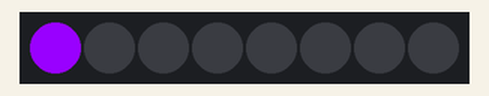
The sketch below on a simulated Arduino Uno, built with avr-gcc and run on an emulated ATmega328P. Parts: 8 RGB LEDs in strip order, left to right.

Above: at 0.05 s.
At 0.55 s:
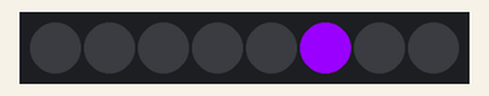
At 1.05 s:
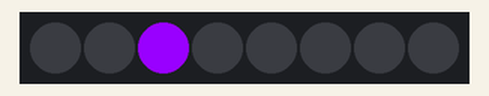
Timing chart, 0 to 40.0 s (numbered marks = the images above):
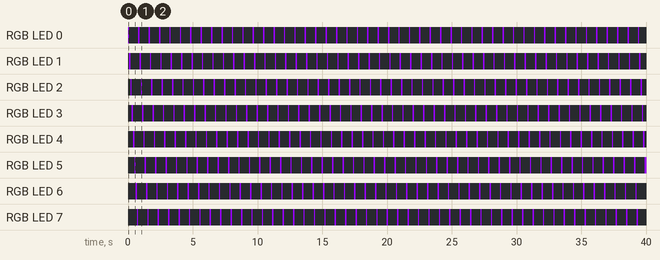

Measured:
- by itself, RGB LED 0–7: alternates RGB(153, 0, 255) for 0.10 s and off for 0.70 s
- by itself, everything shown: repeats every 0.80 s, in 8 steps

The sketch:

TEST_LED.ino
```cpp
#include <Adafruit_NeoPixel.h>

#define PIN 4
#define NUMPIXELS 8
Adafruit_NeoPixel pixels(NUMPIXELS, PIN, NEO_GRB + NEO_KHZ800);

void setup() {
  pixels.begin();
}

void loop() {
  for(int i=0; i<NUMPIXELS; i++) { // For each pixel...
  pixels.clear();
    pixels.setPixelColor(i, pixels.Color(153, 0, 255));
    pixels.setBrightness(255);
    pixels.show();
  delay(100);
  }
}
```
